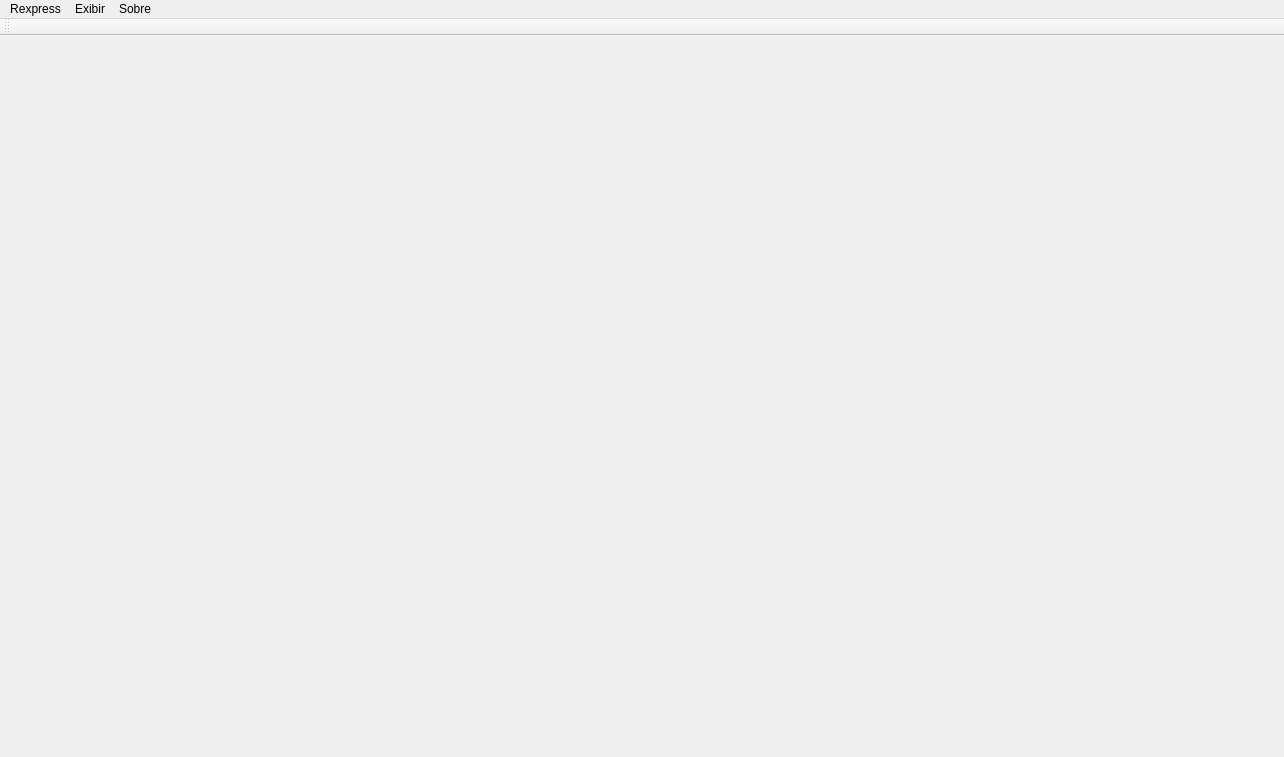
<?xml version="1.0" encoding="UTF-8"?>
<ui version="4.0">
 <class>CMainWindow</class>
 <widget class="QMainWindow" name="CMainWindow">
  <property name="geometry">
   <rect>
    <x>0</x>
    <y>0</y>
    <width>1284</width>
    <height>757</height>
   </rect>
  </property>
  <property name="windowTitle">
   <string>MainWindow</string>
  </property>
  <widget class="QWidget" name="centralwidget"/>
  <widget class="QMenuBar" name="menubar">
   <property name="geometry">
    <rect>
     <x>0</x>
     <y>0</y>
     <width>1284</width>
     <height>25</height>
    </rect>
   </property>
   <widget class="QMenu" name="menuView">
    <property name="title">
     <string>Exibir</string>
    </property>
   </widget>
   <widget class="QMenu" name="menuRexpress">
    <property name="title">
     <string>Rexpress</string>
    </property>
   </widget>
   <widget class="QMenu" name="menuSobre">
    <property name="title">
     <string>Sobre</string>
    </property>
   </widget>
   <addaction name="menuRexpress"/>
   <addaction name="menuView"/>
   <addaction name="menuSobre"/>
  </widget>
  <widget class="QToolBar" name="toolBar">
   <property name="windowTitle">
    <string>toolBar</string>
   </property>
   <attribute name="toolBarArea">
    <enum>TopToolBarArea</enum>
   </attribute>
   <attribute name="toolBarBreak">
    <bool>false</bool>
   </attribute>
  </widget>
 </widget>
 <resources/>
 <connections/>
</ui>
